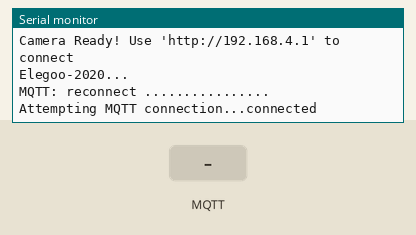
Recording of a sketch running on a simulated ESP32. Parts: the last lines printed to the serial monitor. The test bench sets the inputs (shaded band). WiFi joins after 1.5 s; servers stay silent unless stated; no MQTT or app messages arrive unless stated; the camera gives no picture.

Above: at 3.0 s.
3.1 s: MQTT message "elegoo2020" arrives on the first subscribed topic
At 4.2 s:
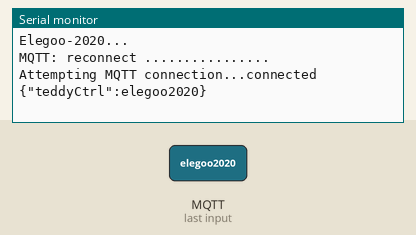
4.6 s: MQTT message "1" arrives on the first subscribed topic
At 4.9 s:
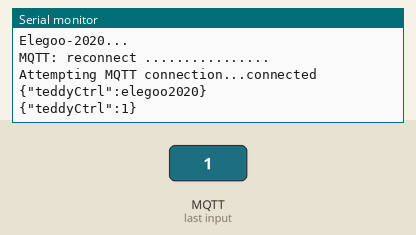
6.1 s: MQTT message "on" arrives on the first subscribed topic
At 6.7 s:
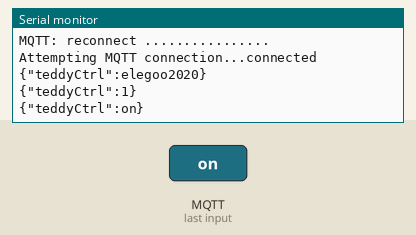
7.6 s: MQTT message "off" arrives on the first subscribed topic
At 8.4 s:
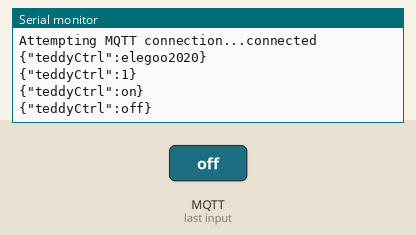

The sketch:

ESP32_CameraServer_AP_20220120.ino
```cpp
/*
 * @Descripttion:
 * @version:
 * @Author: Elegoo
 * @Date: 2020-06-04 11:42:27
 * @LastEditors: COSTA Kimmy and MEMBREZ Cédric
 * @LastEditTime: 2023-01-15
 */
#include "CameraWebServer_AP.h"
#include <WiFi.h>
#include "esp_camera.h"
#include <PubSubClient.h>
#include <WebSocketsClient.h>      // send data (image buffer) to PiZero

WiFiClient wifiClient;
PubSubClient client(wifiClient);

#define RXD2 33
#define TXD2 4
CameraWebServer_AP CameraWebServerAP;
bool WA_en = false;

/* web socket */
WebSocketsClient webSocket;
#define USE_SERIAL Serial1

String messageMQTT = "";

/* WiFi Settings */
const char* ssid = "Pixel_5164";        // "OnePlus 8T Kimmy";   //!!!!!!!!!!!!!!!!!!!!!
const char* password = "0988027bc02c";  // "9e4abdc003dd0";       //!!!!!!!!!!!!!!!!!!!!!

///
/// Connect to wifi "ssid" using "password"
///
void wifiConnection(){
  WiFi.mode(WIFI_STA);     // connect to wifi
  WiFi.begin(ssid, password);

  // wait for WiFi to connect
  while(WiFi.waitForConnectResult() != WL_CONNECTED){
    Serial.print(".");
  }

  // If successful
  Serial.println();
  Serial.print("Connected to ");
  Serial.println(ssid);
  Serial.print("IP: ");
  Serial.println(WiFi.localIP());
}

/* MQTT settings */
const char* mqtt_server = "192.168.15.54";
const int mqtt_port = 1883;
const char* mqtt_topic = "teddyCtrl";

///
/// Print the payload on the topic.
///
void callback(char* topic, byte* payload, unsigned int length){

  String totalMessage = "";

  totalMessage += "{\"";
  totalMessage += topic;
  totalMessage += "\":";

  for (int i=0;i<length;i++) {
    char receivedChar = (char)payload[i];
    totalMessage += receivedChar;
  }
  totalMessage += "}";
  Serial.println(totalMessage);
  Set_MessageMQTT(totalMessage);
}

void Set_MessageMQTT(String message){
  messageMQTT = message;
}


///
/// Connect and Subscribe to MQTT
///
void reconnect() {
 // Loop until we're reconnected
 Serial.println("MQTT: reconnect ................");

 while (!client.connected()) {
   Serial.print("Attempting MQTT connection...");
   // Attempt to connect
   if (client.connect("ESP32Client")) {
     Serial.println("connected");
     // ... and subscribe to topic
     client.subscribe(mqtt_topic);
   } else {
     Serial.print("failed, rc=");
     Serial.print(client.state());
     Serial.println(" try again in 5 seconds");
     // Wait 5 seconds before retrying
     delay(5000);
   }
 }
}

/* Camera capture and transmission */

///
/// Capture a still image
///
void captureStillImage(){
  camera_fb_t* frameBuffer = esp_camera_fb_get();

  if(frameBuffer == NULL){
    Serial.println("frameBuffer is NULL");
  }

  webSocket.sendBIN(frameBuffer->buf, frameBuffer->len);

  esp_camera_fb_return(frameBuffer);
}

void hexdump(const void *mem, uint32_t len, uint8_t cols = 16) {
	const uint8_t* src = (const uint8_t*) mem;
	USE_SERIAL.printf("\n[HEXDUMP] Address: 0x%08X len: 0x%X (%d)", (ptrdiff_t)src, len, len);
	for(uint32_t i = 0; i < len; i++) {
		if(i % cols == 0) {
			USE_SERIAL.printf("\n[0x%08X] 0x%08X: ", (ptrdiff_t)src, i);
		}
		USE_SERIAL.printf("%02X ", *src);
		src++;
	}
	USE_SERIAL.printf("\n");
}

void webSocketEvent(WStype_t type, uint8_t * payload, size_t length) {

	switch(type) {
		case WStype_DISCONNECTED:
			USE_SERIAL.printf("[WSc] Disconnected!\n");
			break;
		case WStype_CONNECTED:
			USE_SERIAL.printf("[WSc] Connected to url: %s\n", payload);

			// send message to server when Connected
			webSocket.sendTXT("Connected");
			break;
		case WStype_TEXT:
			USE_SERIAL.printf("[WSc] get text: %s\n", payload);

			// send message to server
			break;
		case WStype_BIN:
			USE_SERIAL.printf("[WSc] get binary length: %u\n", length);
			hexdump(payload, length);

			// send data to server
			break;
		case WStype_ERROR:
		case WStype_FRAGMENT_TEXT_START:
		case WStype_FRAGMENT_BIN_START:
		case WStype_FRAGMENT:
		case WStype_FRAGMENT_FIN:
			break;

    default:
      USE_SERIAL.printf("type not handled");
      break;
	}

}

/* Arduino setup and loop */
///
/// Connect to WiFi, Init ESP32 Camera, and Setup MQTT
///
void setup()
{
  Serial.begin(9600);
  Serial2.begin(9600, SERIAL_8N1, RXD2, TXD2);

  wifiConnection();

  CameraWebServerAP.CameraWebServer_AP_Init();

  Serial.println("Elegoo-2020...");

  /* MQTT */
  client.setServer(mqtt_server, mqtt_port);
  client.setCallback(callback);


  /* Web Socket */
  	// server address, port and URL
	webSocket.begin("192.168.15.54", 8080, "/");

	// event handler
	webSocket.onEvent(webSocketEvent);

	// use HTTP Basic Authorization this is optional remove if not needed
	webSocket.setAuthorization("user", "Password");

	// try ever 5000 again if connection has failed
	webSocket.setReconnectInterval(5000);
}

///
///
///
void loop()
{
  String sendBuff;

  // Serial to UNO
  /* MQTT */
  if(!client.connected()){
    reconnect();
  }
  client.loop();

  /* WEBSOCKET */
  webSocket.loop();


  captureStillImage();

  Serial2.print(messageMQTT);

  //sendBuff
  if (Serial2.available())
      {
        sendBuff = Serial2.read();
        sendBuff = "";
      }
}
```

CameraWebServer_AP.cpp
```cpp
/*
 * @Descripttion: original code from Elegoo, comments translated to English
 * @version:
 * @Author: Elegoo
 * @Date: 2020-06-04 11:42:27
 */
// WARNING!!! Make sure that you have selected Board ---> ESP32 Dev Module
//            Partition Scheme ---> Huge APP (3MB No OTA/1MB SPIFFS)
//            PSRAM ---> enabled
//Configurations importantes:
// #define HTTPD_DEFAULT_CONFIG()
//   {
//     .task_priority = tskIDLE_PRIORITY + 5,
//     .stack_size = 4096,
//     .server_port = 80,
//     .ctrl_port = 32768,
//     .max_open_sockets = 7,
//     .max_uri_handlers = 8,
//     .max_resp_headers = 8,
//     .backlog_conn = 5,
//     .lru_purge_enable = false,
//     .recv_wait_timeout = 5,
//     .send_wait_timeout = 5,
//     .global_user_ctx = NULL,
//     .global_user_ctx_free_fn = NULL,
//     .global_transport_ctx = NULL,
//     .global_transport_ctx_free_fn = NULL,
//     .open_fn = NULL,
//     .close_fn = NULL,
//   }

// Select camera model
//#define CAMERA_MODEL_WROVER_KIT
//#define CAMERA_MODEL_ESP_EYE
//#define CAMERA_MODEL_M5STACK_PSRAM

//#define CAMERA_MODEL_M5STACK_WIDE

//#define CAMERA_MODEL_AI_THINKER

#define CAMERA_MODEL_TEDDY

#include "CameraWebServer_AP.h"
#include "camera_pins.h"
#include "esp_system.h"

// #include "BLEAdvertisedDevice.h"
// BLEAdvertisedDevice _BLEAdvertisedDevice;

#define OWN_WIFI 0   // 1 if the ESP32 WROVER emits its own wifi, 0 otherwise.

void startCameraServer();       // defined in app_httpd.cpp
void CameraWebServer_AP::CameraWebServer_AP_Init(void)
{
  camera_config_t config;
  config.ledc_channel = LEDC_CHANNEL_0;
  config.ledc_timer = LEDC_TIMER_0;
  config.pin_d0 = Y2_GPIO_NUM;
  config.pin_d1 = Y3_GPIO_NUM;
  config.pin_d2 = Y4_GPIO_NUM;
  config.pin_d3 = Y5_GPIO_NUM;
  config.pin_d4 = Y6_GPIO_NUM;
  config.pin_d5 = Y7_GPIO_NUM;
  config.pin_d6 = Y8_GPIO_NUM;
  config.pin_d7 = Y9_GPIO_NUM;
  config.pin_xclk = XCLK_GPIO_NUM;
  config.pin_pclk = PCLK_GPIO_NUM;
  config.pin_vsync = VSYNC_GPIO_NUM;
  config.pin_href = HREF_GPIO_NUM;
  config.pin_sscb_sda = SIOD_GPIO_NUM;
  config.pin_sscb_scl = SIOC_GPIO_NUM;
  config.pin_pwdn = PWDN_GPIO_NUM;
  config.pin_reset = RESET_GPIO_NUM;
  config.xclk_freq_hz = 10000000;//20000000
  config.pixel_format = PIXFORMAT_JPEG;
  //init with high specs to pre-allocate larger buffers
  if (psramFound())
  {
    Serial.println("[CameraWebServer_AP] psramFound");
    config.frame_size = FRAMESIZE_UXGA;
    config.jpeg_quality = 10;
    config.fb_count = 2;
  }
  else
  {
    Serial.println("[CameraWebServer_AP] nto psramFound");
    config.frame_size = FRAMESIZE_SVGA;
    config.jpeg_quality = 12;
    config.fb_count = 1;
  }

#if defined(CAMERA_MODEL_ESP_EYE)
  pinMode(13, INPUT_PULLUP);
  pinMode(14, INPUT_PULLUP);
#endif
  // camera init
  esp_err_t err = esp_camera_init(&config);
  if (err != ESP_OK)
  {
    Serial.printf("Camera init failed with error 0x%x", err);
    return;
  }
  sensor_t *s = esp_camera_sensor_get();
  //drop down frame size for higher initial frame rate
  //s->set_framesize(s, FRAMESIZE_SXGA); //Longueur d'octet Valeur d'échantillonnage:60000                 #9 (Haute qualité d'image)  1280x1024
  s->set_framesize(s, FRAMESIZE_SVGA); //Longueur d'octet Valeur d'échantillonnage:40000                   #7 (Qualité de l'image en)  800x600
  // s->set_framesize(s, FRAMESIZE_QVGA); //Longueur d'octet Valeur d'échantillonnage:10000                #4 (Faible qualité d'image)  320x240

#if defined(CAMERA_MODEL_M5STACK_WIDE)
  s->set_vflip(s, 0);
  s->set_hmirror(s, 1);
#endif
  s->set_vflip(s, 0);   //Paramètres d'orientation de l'image (haut et bas)
  s->set_hmirror(s, 0); //Paramètres d'orientation de l'image (gauche et droite)

  // s->set_vflip(s, 1);   //Paramètres d'orientation de l'image (haut et bas)
  // s->set_hmirror(s, 1); //Paramètres d'orientation de l'image (gauche et droite)

  Serial.println("\r\n");

  uint64_t chipid = ESP.getEfuseMac();
  char string[10];
  sprintf(string, "%04X", (uint16_t)(chipid >> 32));
  String mac0_default = String(string);
  sprintf(string, "%08X", (uint32_t)chipid);
  String mac1_default = String(string);
  String url = ssid + mac0_default + mac1_default;
  const char *mac_default = url.c_str();

  if(OWN_WIFI){
    Serial.println(":----------------------------:");
    Serial.print("wifi_name:");
    Serial.println(mac_default);
    Serial.println(":----------------------------:");
    wifi_name = mac0_default + mac1_default;

    WiFi.setTxPower(WIFI_POWER_19_5dBm);
    WiFi.mode(WIFI_AP);
    WiFi.softAP(mac_default, password, 9);
  }

  startCameraServer();

  Serial.print("Camera Ready! Use 'http://");
  Serial.print(WiFi.softAPIP());
  Serial.println("' to connect");
}
```

CameraWebServer_AP.h
```cpp
/*
 * @Descripttion:
 * @version:
 * @Author: Elegoo
 * @Date: 2020-06-04 11:42:27
 * @LastEditors: Changhua
 * @LastEditTime: 2020-07-23 14:21:48
 */

#ifndef _CameraWebServer_AP_H
#define _CameraWebServer_AP_H
#include "esp_camera.h"
#include <WiFi.h>

class CameraWebServer_AP
{

public:
  void CameraWebServer_AP_Init(void);
  String wifi_name;

private:
  // const char *ssid = "ESP32_CAM";
  // const char *password = "elegoo2020";
  char *ssid = "ELEGOO-";
  //char *password = "elegoo2020";
  char *password = "";
};

#endif
```

camera_pins.h
```cpp
#if defined(CAMERA_MODEL_WROVER_KIT)
#define PWDN_GPIO_NUM    -1
#define RESET_GPIO_NUM   -1
#define XCLK_GPIO_NUM    21
#define SIOD_GPIO_NUM    26
#define SIOC_GPIO_NUM    27

#define Y9_GPIO_NUM      35
#define Y8_GPIO_NUM      34
#define Y7_GPIO_NUM      39
#define Y6_GPIO_NUM      36
#define Y5_GPIO_NUM      19
#define Y4_GPIO_NUM      18
#define Y3_GPIO_NUM       5
#define Y2_GPIO_NUM       4
#define VSYNC_GPIO_NUM   25
#define HREF_GPIO_NUM    23
#define PCLK_GPIO_NUM    22

#elif defined(CAMERA_MODEL_ESP_EYE)
#define PWDN_GPIO_NUM    -1
#define RESET_GPIO_NUM   -1
#define XCLK_GPIO_NUM    4
#define SIOD_GPIO_NUM    18
#define SIOC_GPIO_NUM    23

#define Y9_GPIO_NUM      36
#define Y8_GPIO_NUM      37
#define Y7_GPIO_NUM      38
#define Y6_GPIO_NUM      39
#define Y5_GPIO_NUM      35
#define Y4_GPIO_NUM      14
#define Y3_GPIO_NUM      13
#define Y2_GPIO_NUM      34
#define VSYNC_GPIO_NUM   5
#define HREF_GPIO_NUM    27
#define PCLK_GPIO_NUM    25

#elif defined(CAMERA_MODEL_M5STACK_PSRAM)
#define PWDN_GPIO_NUM     -1
#define RESET_GPIO_NUM    15
#define XCLK_GPIO_NUM     27
#define SIOD_GPIO_NUM     25
#define SIOC_GPIO_NUM     23

#define Y9_GPIO_NUM       19
#define Y8_GPIO_NUM       36
#define Y7_GPIO_NUM       18
#define Y6_GPIO_NUM       39
#define Y5_GPIO_NUM        5
#define Y4_GPIO_NUM       34
#define Y3_GPIO_NUM       35
#define Y2_GPIO_NUM       32
#define VSYNC_GPIO_NUM    22
#define HREF_GPIO_NUM     26
#define PCLK_GPIO_NUM     21

#elif defined(CAMERA_MODEL_M5STACK_WIDE)
#define PWDN_GPIO_NUM     -1
#define RESET_GPIO_NUM    15
#define XCLK_GPIO_NUM     27
#define SIOD_GPIO_NUM     22
#define SIOC_GPIO_NUM     23

#define Y9_GPIO_NUM       19
#define Y8_GPIO_NUM       36
#define Y7_GPIO_NUM       18
#define Y6_GPIO_NUM       39
#define Y5_GPIO_NUM        5
#define Y4_GPIO_NUM       34
#define Y3_GPIO_NUM       35
#define Y2_GPIO_NUM       32
#define VSYNC_GPIO_NUM    25
#define HREF_GPIO_NUM     26
#define PCLK_GPIO_NUM     21

#elif defined(CAMERA_MODEL_AI_THINKER)
#define PWDN_GPIO_NUM     32
#define RESET_GPIO_NUM    -1
#define XCLK_GPIO_NUM      0
#define SIOD_GPIO_NUM     26
#define SIOC_GPIO_NUM     27

#define Y9_GPIO_NUM       35
#define Y8_GPIO_NUM       34
#define Y7_GPIO_NUM       39
#define Y6_GPIO_NUM       36
#define Y5_GPIO_NUM       21
#define Y4_GPIO_NUM       19
#define Y3_GPIO_NUM       18
#define Y2_GPIO_NUM        5
#define VSYNC_GPIO_NUM    25
#define HREF_GPIO_NUM     23
#define PCLK_GPIO_NUM     22

#elif defined(CAMERA_MODEL_TEDDY)  // based on CAMERA_MODEL_M5STACK_WIDE
#define PWDN_GPIO_NUM     -1
#define RESET_GPIO_NUM    15
#define XCLK_GPIO_NUM     27
#define SIOD_GPIO_NUM     22
#define SIOC_GPIO_NUM     23

#define Y9_GPIO_NUM       19
#define Y8_GPIO_NUM       36
#define Y7_GPIO_NUM       18
#define Y6_GPIO_NUM       39
#define Y5_GPIO_NUM        5
#define Y4_GPIO_NUM       34
#define Y3_GPIO_NUM       35
#define Y2_GPIO_NUM       32
#define VSYNC_GPIO_NUM    25
#define HREF_GPIO_NUM     26
#define PCLK_GPIO_NUM     21


#else
    #define STUPID_VARIABLE 0
#endif
```

Measured:
- after the input at 3.1 s, the serial monitor: prints a new line after 0.06 s (image 1)
- after the input at 4.6 s, the serial monitor: prints a new line at once (image 2)
- after the input at 6.1 s, the serial monitor: prints a new line at once (image 3)
- after the input at 7.6 s, the serial monitor: prints a new line after 0.05 s (image 4)
